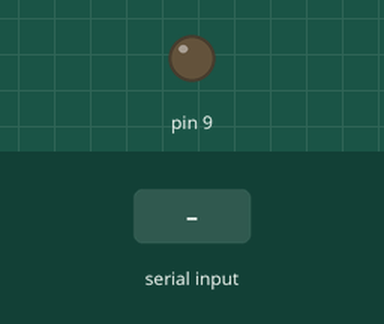
Recording of a sketch running on a simulated Arduino Mega 2560, built with avr-gcc and run on an emulated ATmega2560. Shown: output pins drawn as LEDs (lit = HIGH). Inputs (shaded band) come from the test bench.

Above: at 1.2 s.
1.3 s: "1" received over the second serial link
At 2.2 s:
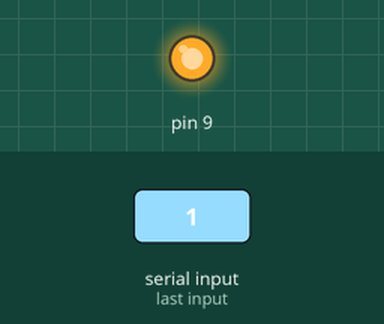
Timing chart, 0 to 4.3 s (numbered marks = the images above; inputs shaded):
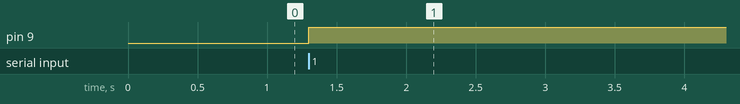

The sketch:

receive.ino
```cpp
void setup(){
  Serial1.begin(9600);

  pinMode(9, OUTPUT);
}

void loop(){
  if(Serial1.available())
    digitalWrite(9, HIGH);
}
```

Measured:
- after the input at 1.3 s, pin 9: LOW → HIGH at once
